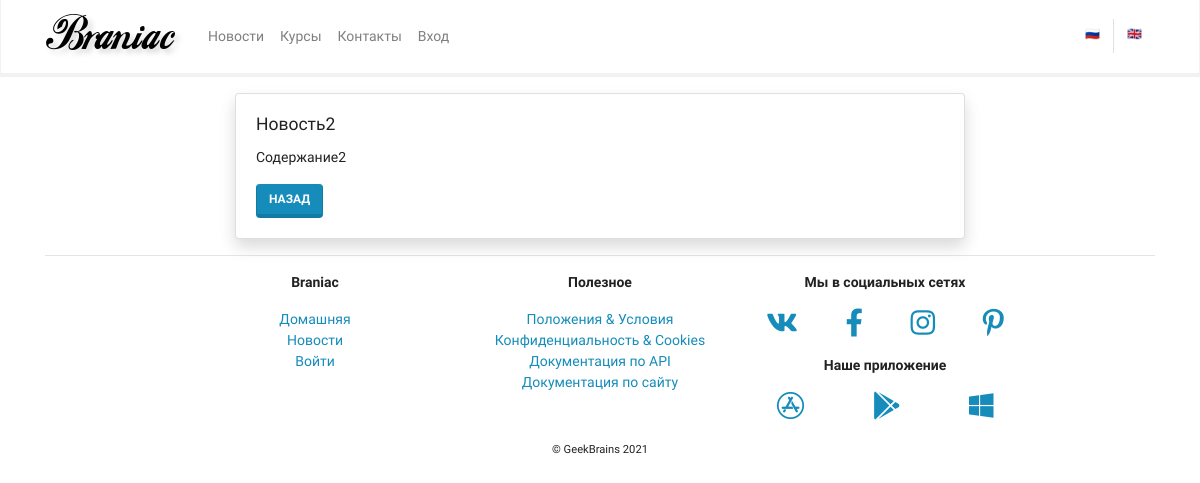
Before: /mainapp/news/2/detail/ with the older database file.
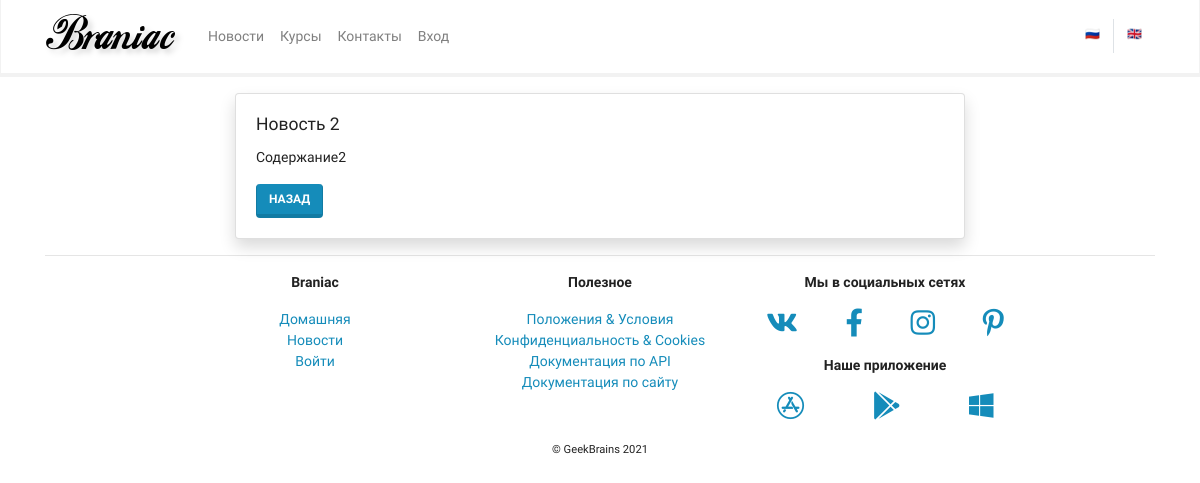
After: the same page with the newer database file.
### mainapp/models.py (models this page shows, shortened)
class BaseModel(models.Model):
    created_at = models.DateTimeField(verbose_name='Дата создания',
                                      auto_now_add=True, editable=False)
    updated_at = models.DateTimeField(verbose_name='Дата модификации',
                                      auto_now=True, editable=False)
    deleted = models.BooleanField(verbose_name='Запись удалена', default=False)
    class Meta:
        ordering = ('-created_at',)
        abstract = True

class News(BaseModel):
    objects = ObjectsManager()
    title = models.CharField(verbose_name='Заголовок', max_length=255)
    preview = models.CharField(verbose_name='Описание', max_length=1000)
    body = models.TextField(verbose_name='Содержание')
    body_as_markdown = models.BooleanField(verbose_name='Тип MD',
                                           default=False)
    class Meta:
        verbose_name = 'новость'
        verbose_name_plural = 'новости'
        ordering = BaseModel.Meta.ordering

### mainapp/views.py (the view)
# urls.py: path('news/<int:pk>/detail/', views.NewsDetailView.as_view(), name='news_detail'),
class NewsDetailView(DetailView):
    model = News

### mainapp/context_processor.py (called while the page is built)
def my_context_processor(request):
    return {
        'search': 'Гостья из будущего'
    }

### mainapp/models.py (called while the page is built)
    def get_queryset(self):
        return super().get_queryset().all()

### mainapp/templates/mainapp/news_detail.html (shortened to what this page needs)
{% extends 'mainapp/base.html' %}
{% block content %}
<div class="row justify-content-center pt-3">
  <div class="col-md-12 col-lg-8">
    <div class="card shadow">
      <div class="card-body">
        <h5 class="card-title">{{ object.title }}</h5>
        <p class="card-text">{{ object.body }}</p>
        <a href="{% url 'mainapp:news' %}" class="btn btn-primary">Назад</a>
      </div>
    </div>
  </div>
</div>
{% endblock content %}

Changed rows visible on the page:
changed News "Содержание2": title "Новость2" → "Новость 2"
